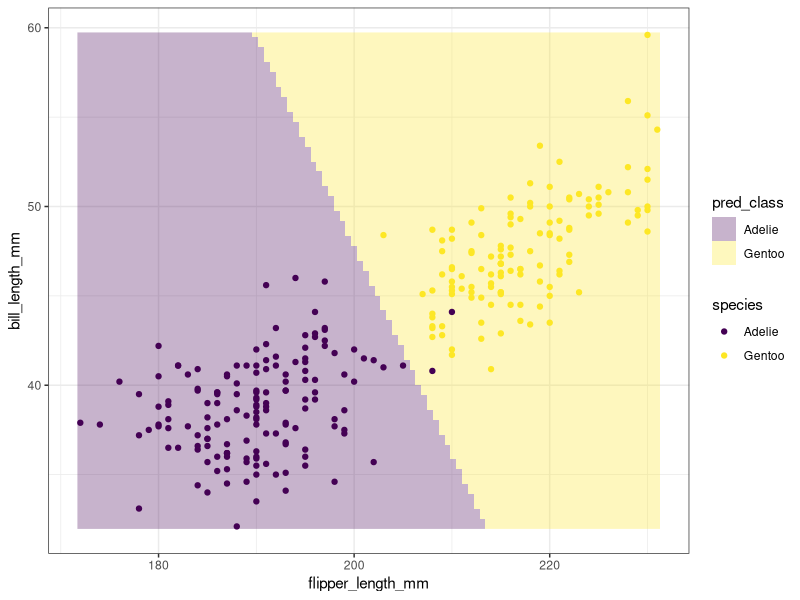
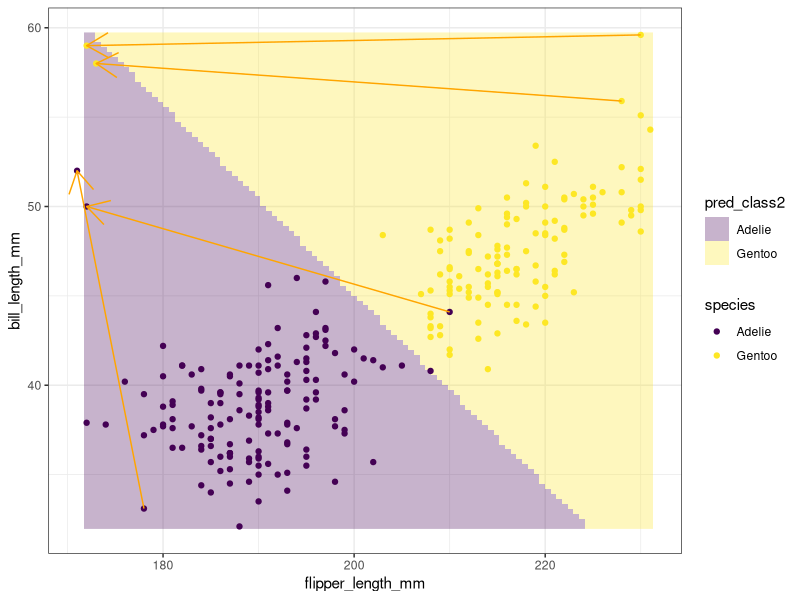

These charts were generated, in order, by the following R code:
## ---- chunk 1
library(MASS)
library(tidyverse)
theme_set(theme_bw())
data("penguins", package = "palmerpenguins")
penguins <- penguins |>
  dplyr::select(species, bill_length_mm, flipper_length_mm) |>
  filter(species != "Chinstrap")
## ---- chunk 2
# your code
## ---- chunk 3
# your code
## ---- chunk 4
ldaobj <- lda(species ~ ., data = penguins)
fine_grid <- map(penguins[, -1], ~ range(.x, na.rm = TRUE)) |>
  map(~ seq(.x[1], .x[2], length.out = 100))

fine_grid <- expand_grid(!!!fine_grid)
fine_grid$pred_class <- predict(ldaobj, newdata = fine_grid)$class

# Plot contours
ggplot(penguins, aes(flipper_length_mm, bill_length_mm)) +
  geom_raster(data = fine_grid, aes(fill = pred_class), alpha = .3) +
  geom_point(aes(colour = species)) +
  scale_fill_viridis_d() +
  scale_colour_viridis_d()
## ---- chunk 5
extras <- tribble(
    ~ flipper_length_mm, ~ bill_length_mm, ~ species,
    172, 59, "Gentoo",
    173, 58, "Gentoo",
    171, 52, "Adelie",
    172, 50, "Adelie",
)
penguins_extra <- bind_rows(penguins, extras)
dump <- c(186, 254, 99, 130)
penguins_replaced <- penguins_extra[-dump, ]
ldaobj2 <- lda(species ~ ., data = penguins_replaced)
fine_grid$pred_class2 <- predict(ldaobj2, newdata = fine_grid)$class


ggplot(penguins_extra, aes(flipper_length_mm, bill_length_mm)) +
  geom_raster(data = fine_grid, aes(fill = pred_class2), alpha = .3) +
  geom_point(aes(colour = species)) +
  scale_colour_viridis_d() +
  scale_fill_viridis_d() +
  annotate(
    geom = "segment",
    arrow = arrow(),
    color = "orange",
    x = penguins_extra$flipper_length_mm[dump],
    y = penguins_extra$bill_length_mm[dump],
    xend = extras$flipper_length_mm,
    yend = extras$bill_length_mm)
